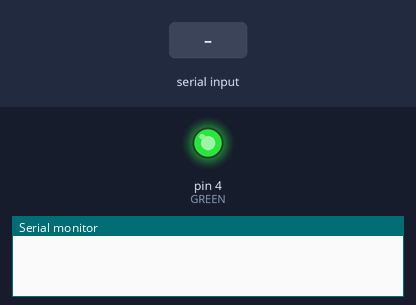
A sketch run on a simulated Arduino Uno, built with avr-gcc and run on an emulated ATmega328P. Shown: output pins drawn as LEDs (lit = HIGH), the last lines printed to the serial monitor. Inputs (shaded band) come from the test bench. The modem accepts every AT command (registered, SIM ready, sends succeed) and sends nothing else.

Above: at 0.3 s.
At 4.4 s:
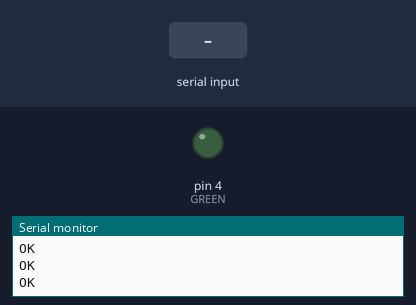
4.5 s: "9\n" received over Serial
Timing chart, 0 to 7.5 s (numbered marks = the images above; inputs shaded):
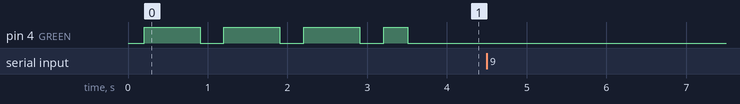

The sketch:

receiver_v3.1.ino
```cpp
/*
 *
 *
 * v3:
 * - Detects if within range of reception or not...
 * - Configured LEDs
 *
 * v3.1:
 * - Added MODES to it to be able to set the operational characteristics of the device
 *   1) SET PARAMETERS (5)   2) PROTOTYPE MODE (9)    3) OPERATIONAL MODE (0).
 *
 *
*/

#include <SoftwareSerial.h>
#define GREEN     4
#define lon       digitalWrite(GREEN, HIGH)
#define loff      digitalWrite(GREEN, LOW)
#define l_blink   lon; delay(700); loff; delay(300);
#define led_set   l_blink; l_blink; l_blink;

SoftwareSerial Fieneryc(8,9);

char f_read = ' ';
char s_read = ' ';

String stringSRead      = "";
String stringFRead      = "";
String sendCommand      = "";
String THIS_RCVR_ADDR   = "AT+ADDRESS=11317\r\n";
String OTHER_SNDR_ADDR  = "AT+ADDRESS=11731\r\n";
String PARAMETER        = "AT+PARAMETER=7,9,3,13\r\n";
const String sendAddr   = "AT+SEND=11731,20,";

int isSRead = 0, isFRead = 0, isLedOn = 0;
uint8_t MODE = 0;

unsigned long sendTime = millis(),
              serialUpdateTime = millis(),
              fienerycUpdateTime = millis(),
              lastReadFieneryc = millis(),
              lastWrite = millis(),
              prototypeUpdateTime = millis();

const unsigned int updateTime = 500, ledBlinkTime = 300, prototypeTime = 1500;
unsigned int pctr=100;


void setup() {
  Serial.begin(9600);
  delay(1);
  Fieneryc.begin(9600);
  delay(1);

  //Setup comm
  while(!Fieneryc);
  Fieneryc.print("AT\r\n");
  delay(10);
  Fieneryc.print("ATZ\r\n");
  delay(10);
  Fieneryc.print("AT+OPMODE=1\r\n"); //For RYLR993 you need to set it to 1 to use the RYLR998 syntax, with a default NETWORKID=18
  delay(10);
  Fieneryc.print("AT+BAND=915000000\r\n");
  delay(10);
  Fieneryc.print("AT+NETWORKID=18");
  delay(10);
  Fieneryc.print(PARAMETER);
  delay(10);
  Fieneryc.print(THIS_RCVR_ADDR); // Set the device address for this receiver: 11317.
  delay(10);
  Fieneryc.print("AT+CPIN=F7C3901E\r\n");
  delay(10);

  pinMode(GREEN, OUTPUT);
  led_set;
}

void readSerial(){
  while(Serial.available()>0){
    s_read = Serial.read();
    if (!((s_read <= 0) || (s_read == '\r') || (s_read == '\n'))){
      stringSRead += s_read;
      isSRead++;
    }
  }
}

void readFieneryc(){
  while(Fieneryc.available()){
    f_read = Fieneryc.read();
    stringFRead += f_read;
    isFRead++;
  }
}

void loop() {

  if(millis() - serialUpdateTime >= updateTime){
    readSerial();
    serialUpdateTime = millis();
  }

  if(isSRead) {
    //check the mode that is set.
    if (isSRead < 4) {
      switch (stringSRead.charAt(0)){
        case '0': MODE = 0; break;
        case '5': MODE = 5; break;
        case '9': MODE = 9; break;
      }
    }
    else {
      //set the mode
      if (!MODE) {//Normal Mode
        Serial.print("Serial:|(");
        Serial.print(isSRead); Serial.print(" bytes read)|");
        Serial.println(stringSRead);
        sendCommand = sendAddr + stringSRead + "\r\n";
        Fieneryc.print(sendCommand);
      }
      else if (MODE == 5) { //Set Parameter Mode
        stringSRead += "\r\n";
        Fieneryc.print(stringSRead);
      }
    }

    isSRead = 0; stringSRead = "";
  }

  if(millis() - fienerycUpdateTime >= updateTime){
    readFieneryc();
    fienerycUpdateTime = millis();
  }

  if (isFRead){
    lon; isLedOn = 1;
    Serial.print("Fieneryc:|(");
    Serial.print(isFRead); Serial.print(" bytes read)|");
    Serial.println(stringFRead);
    isFRead = 0; stringFRead = "";
    lastReadFieneryc = millis();
  }

  if(isLedOn){
      if (millis()- lastReadFieneryc >= ledBlinkTime){
         loff;
         isLedOn = 0;
      }
  }

  //range testing...
  if (!MODE) { //If it is operating in normal mode then do this else don't.
    if (millis() - lastReadFieneryc >= 20000){
      if (millis() - lastWrite >= 1000){
        Serial.println("<<LoRa SENDER UNAVAILABLE!>>");
        lastWrite = millis();
      }
    }
  }

  //prototype signals sending.
  if (MODE == 9) {
    if (millis() - prototypeUpdateTime >= prototypeTime){
      Serial.print("+RCV=11731,8,");Serial.print(pctr);Serial.println(",u,1,0,1,-99,-40\r\n");
      pctr++;
      pctr %= prototypeTime;
      pctr += 100;
      prototypeUpdateTime = millis();
    }
  }

}
```

Measured:
- by itself, pin 4 (GREEN): repeats every 1.0 s: HIGH 0.70 s, LOW 0.30 s
